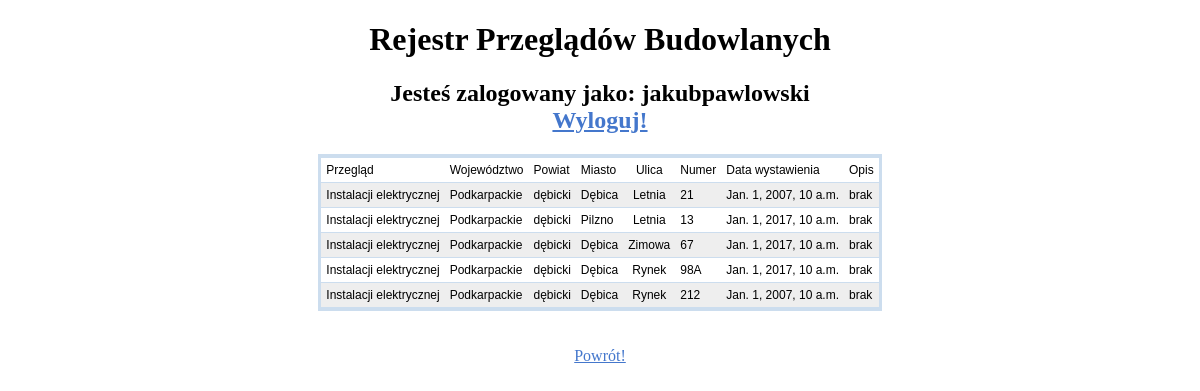
Before: /register/ovw/myoverviews/ (signed in) with the older database file.
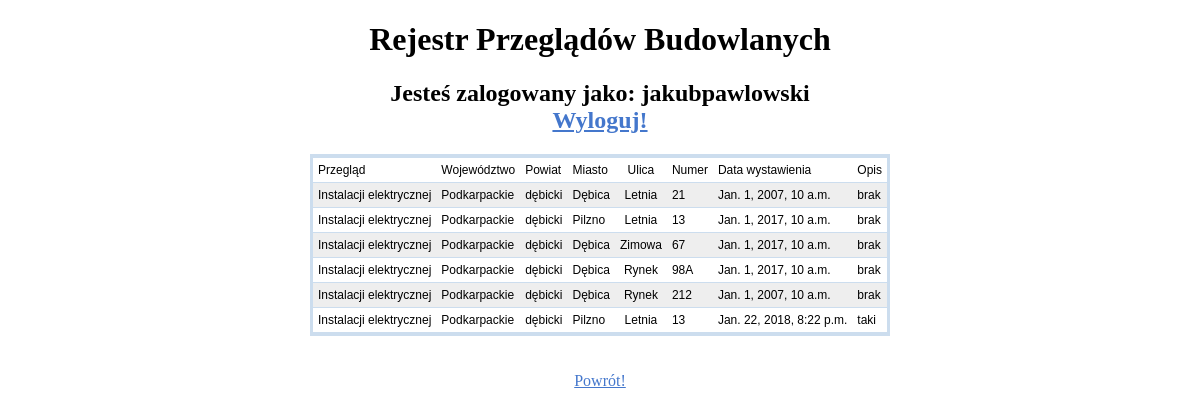
After: the same page with the newer database file.
### register/models.py (models this page shows)
class User(models.Model):
	id = models.AutoField(primary_key=True)
	name = models.CharField(max_length=30)
	second_name = models.CharField(max_length=30)
	region = models.ForeignKey(Region,null = True, default = None) #dla urzędnika
	address = models.CharField(max_length=60)
	city = models.CharField(max_length=30)
	postal_code = models.CharField(max_length=5)
	phone_number = models.CharField(max_length=15)
	password = models.CharField(max_length=512)
	username = models.CharField(max_length=64)
	type = models.ForeignKey(User_Type, null=True, on_delete=models.SET_NULL)

class State(models.Model):
        id = models.AutoField(primary_key=True)
        state_name = models.CharField(max_length=20)

class Region(models.Model):
        id = models.AutoField(primary_key=True)
        region_name = models.CharField(max_length=30)
        state = models.ForeignKey(State)

class City(models.Model):
        id = models.AutoField(primary_key=True)
        city_name = models.CharField(max_length=35)
        region = models.ForeignKey(Region)

class Street(models.Model):
        id = models.AutoField(primary_key=True)
        street_name = models.CharField(max_length=80)
        city = models.ForeignKey(City)

class Building(models.Model):
	id = models.AutoField(primary_key=True)
	street = models.ForeignKey(Street, null = True, default = None)
	number = models.CharField(max_length=60)
        postal_code = models.CharField(max_length=5)
	owner = models.CharField(max_length=60)
	owner_registered = models.ForeignKey(User, blank=True, null=True,default = None)

class Inspection(models.Model):
	id = models.AutoField(primary_key=True)
	controller_id = models.ForeignKey(User)
	building_id = models.ForeignKey(Building)
	gasInspection = models.BooleanField(default=False)
	electricityInspection = models.BooleanField(default=False)
        chimneyInspection = models.BooleanField(default=False)
        buildingInspection = models.BooleanField(default=False)
	date = models.DateTimeField(auto_now_add=True)
	description = models.CharField(max_length=500)

### register/views.py (the view)
# urls.py: url(r'ovw/myoverviews/$', views.show_my_overview),
def show_my_overview(request):
	check = user_check(request)
	if (check == False):
		return HttpResponseRedirect('/')
	elif (check['isElectricity'] == False and check['isGas'] == False and check['isChimney'] == False and check['isBuilding'] == False):
		return HttpResponseRedirect('/')
	inspections = Inspection.objects.all()
	toDisp = []
	if(inspections.count() > 0):
		for curIns in inspections:
			if curIns.controller_id_id == int(check['user_id']):
				adress = build_adress(curIns.building_id_id)
				ins_type = ''
				if curIns.gasInspection == True:
					ins_type = 'Instalacji gazowej'
				elif curIns.electricityInspection == True:
					ins_type = 'Instalacji elektrycznej'
				elif curIns.chimneyInspection == True:
					ins_type = 'Instalacji kominowej'
				elif curIns.buildingInspection == True:
					ins_type = 'Budowlany'
				row = {'ins_type':ins_type , 'adress':adress , 'data':curIns.date , 'description':curIns.description }
				toDisp.append(row)
	context = {'context':toDisp,'username':check["username"]}
	template = loader.get_template('register/my_overviews.html')
	return HttpResponse(template.render(context,request))

### register/templates/register/my_overviews.html (shortened to what this page needs)
<!doctype html>
	<html lang="pl">
		<head>
		</head>
		<body>
<center><h1>Rejestr Przeglądów Budowlanych</h1></center>
<h2><center>Jesteś zalogowany jako: {{username}} </center>
<center><a href="/register/logout/">Wyloguj!</a></center></h2>
<table class="tabele" cellspacing='0'  align="center">
<tr><td>Przegląd</td><td>Województwo</td><td>Powiat</td><td>Miasto</td><td>Ulica</td> <td>Numer</td><td>Data wystawienia</td> <td>Opis</td> </tr>
{% for row in context %}
<tr>
<td>{{row.ins_type}}</td><td>{{row.adress.state}}</td><td>{{row.adress.region}}</td><td>{{row.adress.city}}</td><td>{{row.adress.street}} </td><td>{{row.adress.number}}</td><td>{{row.data}}</td><td>{{row.description}}</td>
</tr>
{% endfor %}
</table>
<br>
<br>
<center><a href="/register/official/">Powrót!</a></center>
</body>
</html>

### register/templates/register/my_overviews.html (style rules this page uses)
table { background: #cde; font-family: sans-serif; font-size: 12px; border: 1px solid #cde; padding: 2px; border-spacing: 0 1px; text-align: left; }
tr:nth-child(odd) td { background: #fff; }
tr:nth-child(even) td { background: #eee; }
td { padding: 5px; }
td:nth-child(5) { text-align: center; }
a { color: #47c; }

Changed rows visible on the page:
added Inspection: data "Jan. 22, 2018, 8:22 p.m.", description "taki"
Other visible differences:
new list line: "Instalacji elektrycznej"
new list line: "Podkarpackie"
new list line: "dębicki"
new list line: "Pilzno"
new list line: "Letnia"
new list line: "13"
